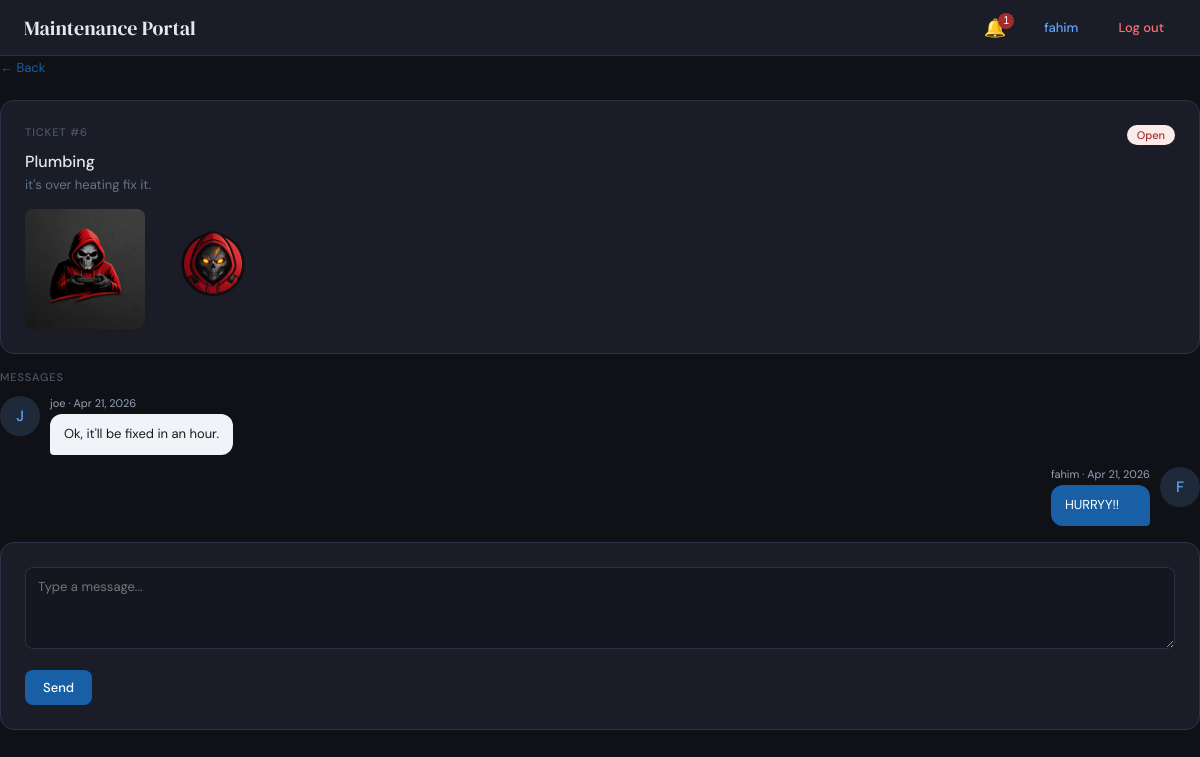
Page /ticket/6/ (signed in) on the committed database.
### myapp/models.py (models this page shows, shortened)
class MaintenanceRequest(models.Model):
    STATUS_CHOICES = [('open', 'Open'), ('in_progress', 'In Progress'), ('resolved', 'Resolved')]
    URGENCY_CHOICES = [('low', 'Low'), ('medium', 'Medium'), ('emergency', 'Emergency')]
    CATEGORY_CHOICES = [('plumbing', 'Plumbing'), ('electrical', 'Electrical'), ('heating', 'Heating'),
                        ('other', 'Other')]
    tenant = models.ForeignKey(User, on_delete=models.CASCADE)
    property = models.ForeignKey(Property, on_delete=models.CASCADE, null=True, blank=True)
    category = models.CharField(max_length=50, choices=CATEGORY_CHOICES)
    urgency = models.CharField(max_length=20, choices=URGENCY_CHOICES)
    description = models.TextField()
    photo = models.ImageField(upload_to='requests/', blank=True, null=True)
    status = models.CharField(max_length=20, choices=STATUS_CHOICES, default='open')
    created_at = models.DateTimeField(auto_now_add=True)

class RequestPhoto(models.Model):
    request = models.ForeignKey(MaintenanceRequest, on_delete=models.CASCADE, related_name='photos')
    photo = models.ImageField(upload_to='requests/')

class TicketMessage(models.Model):
    request = models.ForeignKey(MaintenanceRequest, on_delete=models.CASCADE, related_name='messages')
    sender = models.ForeignKey(User, on_delete=models.CASCADE)
    message = models.TextField()
    created_at = models.DateTimeField(auto_now_add=True)

### myapp/views.py (the view, shortened to what this page needs)
# urls.py: path('ticket/<int:pk>/', views.ticket_detail, name='ticket_detail'),
@login_required(login_url='login')
def ticket_detail(request, pk):
    ticket = MaintenanceRequest.objects.get(pk=pk)
    messages_list = ticket.messages.all().order_by('created_at')
    return render(request, 'myapp/ticket_detail.html', {
        'ticket': ticket,
        'messages_list': messages_list,
    })

### myapp/context_processors.py (called while the page is built)
def announcements(request):
    if request.user.is_authenticated and not request.user.groups.filter(name='Landlord').exists():
        all_announcements = Announcement.objects.all().order_by('-created_at')
        return {
            'announcements': all_announcements,
            'announcement_count': all_announcements.count()
        }
    return {'announcements': None, 'announcement_count': 0}

### myapp/templates/myapp/ticket_detail.html (shortened to what this page needs)
{% extends 'myapp/base.html' %}
{% block content %}
<a href="{% if request.user.groups.first.name == 'Landlord' %}{% url 'dashboard' %}{% else %}{% url 'tenant_portal' %}{% endif %}" style="display:inline-block; margin-bottom:1.5rem; font-size:13px; color:#185FA5; text-decoration:none;">← Back</a>
<div class="card" style="margin-bottom:1rem;">
  <div style="display:flex; justify-content:space-between; align-items:flex-start;">
    <div>
      <div class="section-label">Ticket #{{ ticket.id }}</div>
      <div style="font-size:16px; font-weight:500; margin-bottom:4px;">{{ ticket.get_category_display }}</div>
      <div style="font-size:13px; color:#64748b;">{{ ticket.description }}</div>
    </div>
    <span class="status-pill s-{{ ticket.status|slugify }}">{{ ticket.get_status_display }}</span>
  </div>
  {% if ticket.photos.all %}
  <div style="margin-top:1rem; display:flex; gap:8px; flex-wrap:wrap;">
    {% for p in ticket.photos.all %}
    <img src="{{ p.photo.url }}" style="height:120px; border-radius:8px; object-fit:cover;">
    {% endfor %}
  </div>
  {% endif %}
</div>
<div class="section-label">Messages</div>
<div style="margin-bottom:1rem;">
  {% for msg in messages_list %}
  <div style="display:flex; gap:10px; margin-bottom:12px; {% if msg.sender == request.user %}flex-direction:row-reverse;{% endif %}">
    <div class="avatar" style="flex-shrink:0;">{{ msg.sender.username|first|upper }}</div>
    <div style="max-width:70%;">
      <div style="font-size:11px; color:#94a3b8; margin-bottom:4px; {% if msg.sender == request.user %}text-align:right;{% endif %}">
        {{ msg.sender.username }} · {{ msg.created_at|date:"M d, Y" }}
      </div>
      <div style="padding:10px 14px; border-radius:12px; font-size:13px; line-height:1.6;
        {% if msg.sender == request.user %}
          background:#185FA5; color:#fff; border-bottom-right-radius:4px;
        {% else %}
          background:#f0f4f8; color:#1a1a18; border-bottom-left-radius:4px;
        {% endif %}">
        {{ msg.message }}
      </div>
    </div>
  </div>
  {% empty %}
  <div style="text-align:center; color:#94a3b8; font-size:13px; padding:2rem 0;">No messages yet. Start the conversation below.</div>
  {% endfor %}
</div>
<div class="card">
  <form method="POST">
    <div class="form-group">
      <textarea name="message" rows="3" placeholder="Type a message..."></textarea>
    </div>
    <button type="submit" class="btn btn-primary">Send</button>
  </form>
</div>
{% endblock %}

### myapp/templates/myapp/base.html (shortened to what this page needs)
<!DOCTYPE html>
<html lang="en">
<head>
</head>
<body {% if user.is_authenticated and user.profile.dark_mode %}class="dark-mode"{% endif %}>
{% if user.is_authenticated %}
<nav class="navbar">
  <a href="{% url 'home' %}" class="nav-brand">Maintenance Portal</a>
  <div class="nav-right">
    {% if announcements is not None %}
    <div style="position:relative;">
      <button onclick="toggleAnnouncements()" style="background:none; border:none; cursor:pointer; padding:6px 10px; border-radius:8px; font-size:18px; position:relative;" title="Announcements">
        🔔
        {% if announcement_count > 0 %}
        <span id="notif-badge" style="position:absolute; top:2px; right:2px; background:#A32D2D; color:#fff; font-size:10px; font-weight:500; border-radius:50%; width:16px; height:16px; display:flex; align-items:center; justify-content:center;">{{ announcement_count }}</span>
        {% endif %}
      </button>
    </div>
    {% endif %}
    <a href="{% url 'profile' %}" class="nav-link">{{ user.username }}</a>
    <a href="{% url 'logout' %}" class="nav-link danger">Log out</a>
  </div>
</nav>
{% endif %}
  {% block content %}{% endblock %}
</body>
</html>

### myapp/templates/myapp/base.html (style rules this page uses)
*, *::before, *::after { box-sizing: border-box; margin: 0; padding: 0; }
body { font-family: 'DM Sans', sans-serif; background: #f0f4f8; color: #1a1a18; min-height: 100vh; padding: 0; }
.card { background: #ffffff; border: 1px solid #dde3ea; border-radius: 14px; padding: 1.5rem; margin-bottom: 1rem; }
.navbar { background: #ffffff; border-bottom: 1px solid #dde3ea; padding: 0 1.5rem; height: 56px; display: flex; align-items: center; justify-content: space-between; position: sticky; top: 0; z-index: 100; }
.nav-brand { font-family: 'DM Serif Display', serif; font-size: 20px; font-weight: 400; color: #1a1a18; text-decoration: none; }
.nav-right { display: flex; align-items: center; gap: 16px; }
.nav-link { font-size: 13px; font-weight: 500; text-decoration: none; color: #185FA5; padding: 6px 12px; border-radius: 8px; transition: background 0.15s; }
.nav-link.danger { color: #A32D2D; }
.btn { padding: 9px 18px; border-radius: 8px; font-family: 'DM Sans', sans-serif; font-size: 13px; font-weight: 500; cursor: pointer; border: none; transition: all 0.15s; display: inline-block; text-decoration: none; }
.btn-primary { background: #185FA5; color: #fff; }
.form-group { margin-bottom: 1rem; }
input[type="text"], input[type="password"], input[type="email"], select, textarea { width: 100%; padding: 9px 12px; border: 1px solid #dde3ea; border-radius: 8px; font-family: 'DM Sans', sans-serif; font-size: 13px; color: #1a1a18; background: #fff; outline: none; transition: border-color 0.15s, box-shadow 0.15s; }
textarea { resize: vertical; min-height: 80px; line-height: 1.6; }
.section-label { font-size: 11px; font-weight: 500; letter-spacing: 0.08em; text-transform: uppercase; color: #94a3b8; margin-bottom: 0.75rem; }
.status-pill { font-size: 11px; font-weight: 500; padding: 3px 10px; border-radius: 20px; white-space: nowrap; }
.s-open { background: #FCEBEB; color: #A32D2D; }
.avatar { width: 40px; height: 40px; border-radius: 50%; background: #E6F1FB; color: #185FA5; display: flex; align-items: center; justify-content: center; font-size: 15px; font-weight: 500; flex-shrink: 0; }
body.dark-mode { background: #0f1117; color: #e2e8f0; }
body.dark-mode .navbar { background: #1a1d27; border-color: #2d3148; }
body.dark-mode .nav-brand { color: #e2e8f0; }
body.dark-mode .nav-link { color: #60a5fa; }
body.dark-mode .nav-link.danger { color: #f87171; }
body.dark-mode .card { background: #1a1d27; border-color: #2d3148; }
body.dark-mode input[type="text"], body.dark-mode input[type="password"], body.dark-mode input[type="email"], body.dark-mode select, body.dark-mode textarea { background: #141620; color: #e2e8f0; border-color: #2d3148; }
body.dark-mode .section-label { color: #4a5568; }
body.dark-mode .avatar { background: #1e2a3a; color: #60a5fa; }

### rows in the picture
MaintenanceRequest: id "6", category "Plumbing", description "it's over heating fix it.", status "Open"
RequestPhoto: photo (picture)
RequestPhoto: photo (picture)
TicketMessage: sender.username|first "J", sender.username "joe", created_at "Apr 21, 2026", message "Ok, it'll be fixed in an hour."
TicketMessage: sender.username|first "F", sender.username "fahim", created_at "Apr 21, 2026", message "HURRYY!!"

### other values in the picture
{{ announcement_count }} "1"
{{ user.username }} "fahim"
